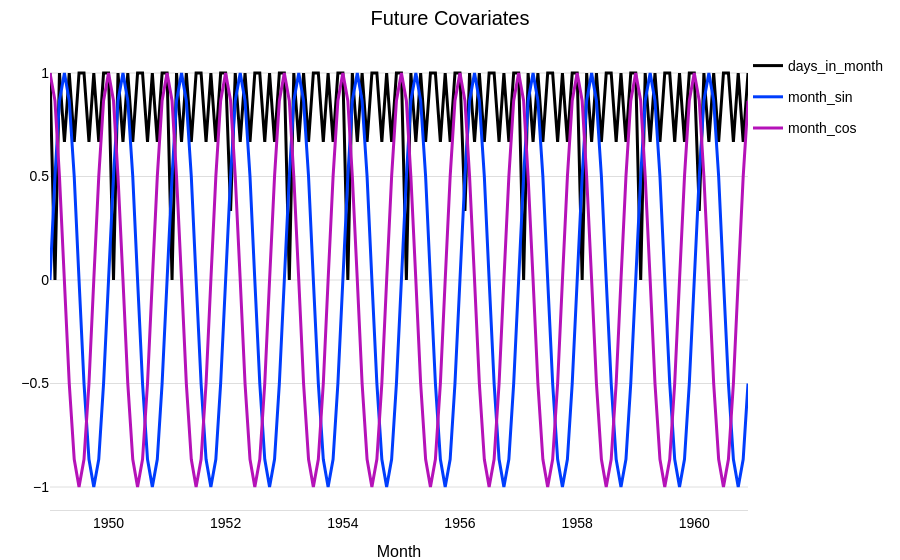

Source (notebook cell):
### Markdown cell above
## 2. Forecasting Using Covariates

Many NeuralForecast models support covariates. The wrapper automatically detects which covariate types are supported by the chosen base model and wires them into the Darts pipeline. There is no need to specify `futr_exog_list`, `hist_exog_list`, and `stat_exog_list`. These are inferred directly from the input time series passed to `NeuralForecastModel.fit()`.

Since we don't have any future covariates at hand, let's generate some from calendar attributes of the AirPassengers series and see whether including them has an impact on model performance.

<div class="alert alert-success" role="alert">
  For simplicity, you can also let the model generate these features for you with the <i>add_encoders</i> parameter. More info in the 
  <a href="https://unit8co.github.io/darts/quickstart/00-quickstart.html#Encoders:-using-covariates-for-free">quickstart</a>.
</div>

### Code cell
from darts.dataprocessing.transformers import Scaler
from darts.utils.timeseries_generation import datetime_attribute_timeseries

# generate feature: number of days per month, and apply a MinMax scaler to scale all values into the range (0,1)
future_covariates = datetime_attribute_timeseries(series, attribute="days_in_month")
future_covariates = Scaler().fit_transform(future_covariates)

# let's also add a cyclic encoding (sin + cosine wave) of the value the month
future_covariates = future_covariates.add_datetime_attribute(
    "month", cyclic=True
).astype("float32")

# finally, display everything
fig = future_covariates.plotly()
fig.update_layout(title="Future Covariates")

### Figure 1 — Plotly figure (JSON) as saved in the notebook; plotly's stock layout.template omitted (floating-point values rounded to 4 significant figures; data arrays with more than 128 entries replaced by an {"elided": "..."} marker saying what was removed)
{"data": [{"hovertemplate": "<b>days_in_month</b>: %{y:.3g}<extra></extra>", "legendgroup": "days_in_month", "line": {"color": "#000000"}, "mode": "lines", "name": "days_in_month", "type": "scatter", "x": {"elided": "144 str values"}, "y": {"elided": "144 float values"}}, {"hovertemplate": "<b>month_sin</b>: %{y:.3g}<extra></extra>", "legendgroup": "month_sin", "line": {"color": "#003dfd"}, "mode": "lines", "name": "month_sin", "type": "scatter", "x": {"elided": "144 str values"}, "y": {"elided": "144 float values"}}, {"hovertemplate": "<b>month_cos</b>: %{y:.3g}<extra></extra>", "legendgroup": "month_cos", "line": {"color": "#b512b8"}, "mode": "lines", "name": "month_cos", "type": "scatter", "x": {"elided": "144 str values"}, "y": {"elided": "144 float values"}}], "layout": {"hovermode": "x unified", "title": {"text": "Future Covariates"}, "xaxis": {"title": {"text": "Month"}}}}
